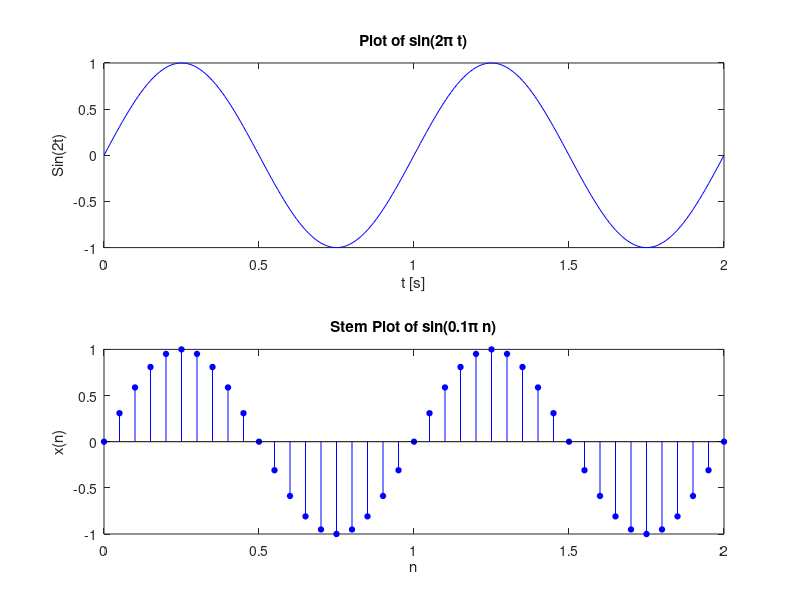

This chart was generated by the following MATLAB code:
t = 0:0.01:2;
xt = sin(2*pi*t);
n = 0:1:40; % sample index from 0 to 40
xn = sin(0.1*pi*n); % Evaluate sin(0.1 pi n)

subplot(2,1,1); % Create subplot, two rows, one column and first plot
plot(t, xt, 'b'); 
xlabel('t [s]');
ylabel('Sin(2t)')
title('Plot of sin(2\pi t)');

subplot(2,1,2); % Create subplot, two rows, one column and second plot
Hs = stem(n*0.05, xn, 'b', 'filled','markersize',4); %Stem-plot with handle Hs
xlabel('n'); ylabel('x(n)'); % Label axis
title('Stem Plot of sin(0.1\pi n)'); % Title plot